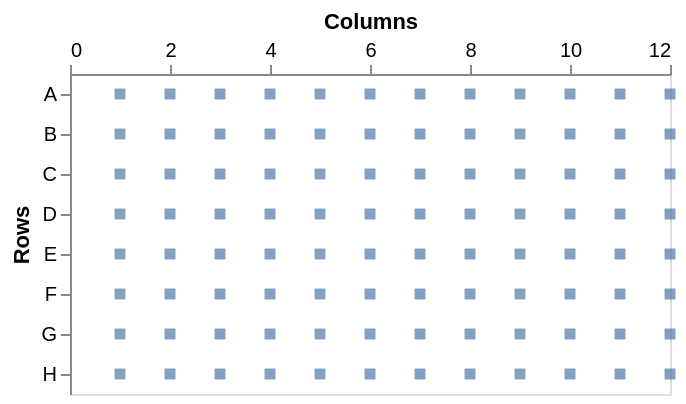

The Vega-Lite source for this figure:
### Vega-Lite specification from a JSON file in a GitHub repository (floating-point values rounded to 4 significant figures)
{"data": {"values": [{"a": "A", "b": 1}, {"a": "A", "b": 2}, {"a": "A", "b": 3}, {"a": "A", "b": 4}, {"a": "A", "b": 5}, {"a": "A", "b": 6}, {"a": "A", "b": 7}, {"a": "A", "b": 8}, {"a": "A", "b": 9}, {"a": "A", "b": 10}, {"a": "A", "b": 11}, {"a": "A", "b": 12}, {"a": "B", "b": 1}, {"a": "B", "b": 2}, {"a": "B", "b": 3}, {"a": "B", "b": 4}, {"a": "B", "b": 5}, {"a": "B", "b": 6}, {"a": "B", "b": 7}, {"a": "B", "b": 8}, {"a": "B", "b": 9}, {"a": "B", "b": 10}, {"a": "B", "b": 11}, {"a": "B", "b": 12}, {"a": "C", "b": 1}, {"a": "C", "b": 2}, {"a": "C", "b": 3}, {"a": "C", "b": 4}, {"a": "C", "b": 5}, {"a": "C", "b": 6}, {"a": "C", "b": 7}, {"a": "C", "b": 8}, {"a": "C", "b": 9}, {"a": "C", "b": 10}, {"a": "C", "b": 11}, {"a": "C", "b": 12}, {"a": "D", "b": 1}, {"a": "D", "b": 2}, {"a": "D", "b": 3}, {"a": "D", "b": 4}, {"a": "D", "b": 5}, {"a": "D", "b": 6}, {"a": "D", "b": 7}, {"a": "D", "b": 8}, {"a": "D", "b": 9}, {"a": "D", "b": 10}, {"a": "D", "b": 11}, {"a": "D", "b": 12}, {"a": "E", "b": 1}, {"a": "E", "b": 2}, {"a": "E", "b": 3}, {"a": "E", "b": 4}, {"a": "E", "b": 5}, {"a": "E", "b": 6}, {"a": "E", "b": 7}, {"a": "E", "b": 8}, {"a": "E", "b": 9}, {"a": "E", "b": 10}, {"a": "E", "b": 11}, {"a": "E", "b": 12}, {"a": "F", "b": 1}, {"a": "F", "b": 2}, {"a": "F", "b": 3}, {"a": "F", "b": 4}, {"a": "F", "b": 5}, {"a": "F", "b": 6}, {"a": "F", "b": 7}, {"a": "F", "b": 8}, {"a": "F", "b": 9}, {"a": "F", "b": 10}, {"a": "F", "b": 11}, {"a": "F", "b": 12}, {"a": "G", "b": 1}, {"a": "G", "b": 2}, {"a": "G", "b": 3}, {"a": "G", "b": 4}, {"a": "G", "b": 5}, {"a": "G", "b": 6}, {"a": "G", "b": 7}, {"a": "G", "b": 8}, {"a": "G", "b": 9}, {"a": "G", "b": 10}, {"a": "G", "b": 11}, {"a": "G", "b": 12}, {"a": "H", "b": 1}, {"a": "H", "b": 2}, {"a": "H", "b": 3}, {"a": "H", "b": 4}, {"a": "H", "b": 5}, {"a": "H", "b": 6}, {"a": "H", "b": 7}, {"a": "H", "b": 8}, {"a": "H", "b": 9}, {"a": "H", "b": 10}, {"a": "H", "b": 11}, {"a": "H", "b": 12}]}, "mark": "square", "encoding": {"x": {"field": "b", "type": "quantitative", "title": "Columns", "axis": {"orient": "top", "labelAngle": 0, "scale": {"reverse": true}, "grid": false}}, "y": {"field": "a", "type": "ordinal", "title": "Rows", "axis": {"orient": "left", "labelAngle": 0, "grid": false, "ticks": {"values": [1, 2, 3, 4, 5, 6, 7, 8, 9, 10, 11, 12]}}}}}
